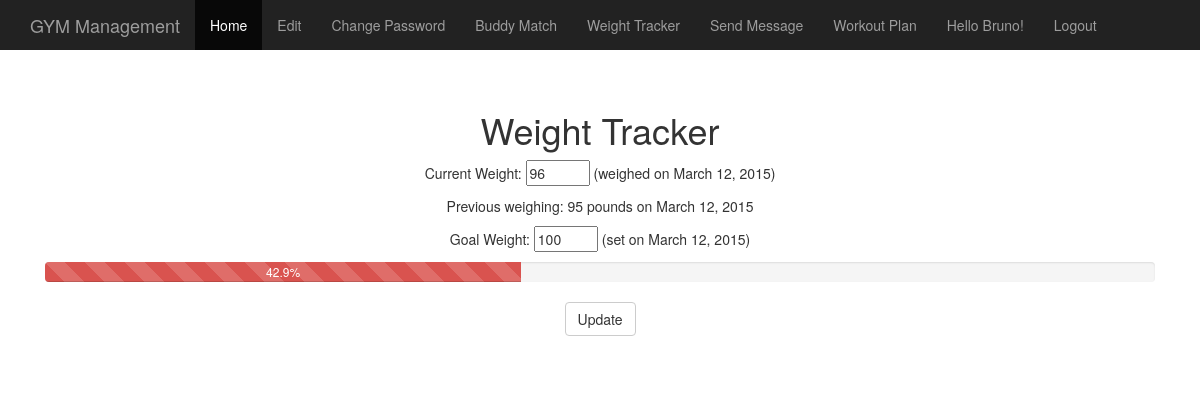
Page /tracker/ (signed in) on the committed database.
### gym_app/models.py (models this page shows)
class Tracker(models.Model):
    startWeightDate = models.DateField(auto_now_add=True)
    startWeight = models.IntegerField(max_length=4, default=0)
    previousWeightDate = models.DateField(auto_now=True)
    previousWeight = models.IntegerField(max_length=4, default=0)
    currentWeightDate = models.DateField(auto_now=True)
    currentWeight = models.IntegerField(max_length=4, default=100)
    goalWeight = models.IntegerField(default=100, max_length=4)

### gym_app/views.py (the view, shortened to what this page needs)
# urls.py: url(r'^tracker/', tracker),
@login_required
def tracker(request):
    user = User.objects.get(username = request.user.username)
    athlete = RegularAthlete.objects.get(user = request.user)
    tracker = athlete.tracker
    progress=0
    result=0
    goal=0
    if tracker.goalWeight < tracker.startWeight: #lose weight goal
        goal = float(tracker.startWeight - tracker.goalWeight)
        result = float(tracker.startWeight - tracker.currentWeight)
    else:
        if tracker.goalWeight > tracker.startWeight: #gain weight goal
            goal = float(tracker.goalWeight - tracker.startWeight)
            result = float(tracker.currentWeight - tracker.startWeight)
    if goal == 0 or result > goal:
        progress = 100.0
    else:
        if result < 0:
            progress = 0.0
        else:
            progress = (result / goal) * 100.0
    progress = round(Decimal(progress), 1)
    tracker.save()
    context = {'tracker' : tracker, 'progress': progress}
    return render(request, 'gym_app/tracker.html', context)

### templates/gym_app/tracker.html (shortened to what this page needs)
{% extends 'base.html' %}
{% load staticfiles %}
{% block content%}
    <h1>Weight Tracker</h1>
       <form id="user_form" method="post" action="/tracker/"
                enctype="multipart/form-data">
            <p>Current Weight: <input type="number" min=1 max=500 name="currentWeight" value={{tracker.currentWeight}} size="50" />  (weighed on {{tracker.currentWeightDate}})</p>
            <p>Previous weighing: {{tracker.previousWeight}} pounds on {{tracker.previousWeightDate}}</p>
            <p>Goal Weight: <input type="number" min=1 max=500 name="goalWeight" value={{tracker.goalWeight}} size="50" />  (set on {{tracker.currentWeightDate}})</p>
            <div class="progress">
          <div class="progress-bar progress-bar-striped progress-bar-danger active" role="progressbar" aria-valuenow="60" aria-valuemin="0" aria-valuemax="200" style="width: {{progress}}%;">{{progress}}%
          </div></div>
            <input type="submit" class="btn btn-default" name="submit" value="Update" />
        </form>
{% endblock %}

### templates/base.html (shortened to what this page needs)
<!DOCTYPE html>
{% load staticfiles %}
<html lang="en">
  <head>
    <link href="{% static "css/bootstrap.min.css" %}" rel="stylesheet">
    <link href="{% static "css/starter-template.css" %}" rel="stylesheet">
    <link href="{% static "css/dashboard.css" %}" rel="stylesheet">
  </head>
  <body>
    <nav class="navbar navbar-inverse navbar-fixed-top">
      <div class="container">
        <div class="navbar-header">
          <a class="navbar-brand" href="/index">GYM Management</a>
        </div>
        <div id="navbar" class="collapse navbar-collapse">
          <ul class="nav navbar-nav">
            <li class="active"><a href="/index">Home</a></li>
            {% if user.is_authenticated %}
              <li><a href="/edit">Edit</a></li>
              <li><a href="/change_password">Change Password</a></li>
              <li><a href="/buddy_match">Buddy Match</a></li>
              <li><a href="/tracker">Weight Tracker</a></li>
              <li><a href="/members">Send Message</a></li>
              <li><a href="/workout_plan">Workout Plan</a></li>
              <li><a>Hello {{ user.first_name }}!</a></li>
              <li><a href="/logout/">Logout</a></li>
            {% else %}
              <li><a href="/register/">Register Here</a></li>
              <li><a href="/login/">Login</a></li>
            {% endif %}
          </ul>
        </div>
      </div>
    </nav>
    <div class="container">
      <div class="starter-template">
        {% block content %}
        {% endblock %}
      </div>
    </div>
  </body>
</html>

### static/css/starter-template.css (style rules this page uses)
body { padding-top: 50px; }
.starter-template { padding: 40px 15px; text-align: center; }

### static/css/dashboard.css (style rules this page uses)
body { padding-top: 50px; }
.navbar-fixed-top { border: 0; }

### rows in the picture
Tracker: currentWeight "96", currentWeightDate "March 12, 2015", previousWeight "95", previousWeightDate "March 12, 2015", goalWeight "100"

### other values in the picture
{{ user.first_name }} "Bruno"
{{ progress }} "42.9"
